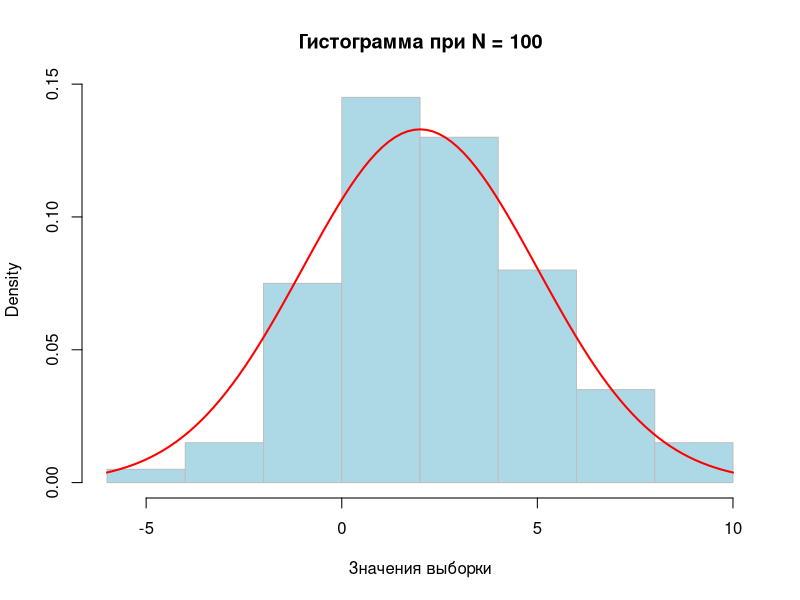
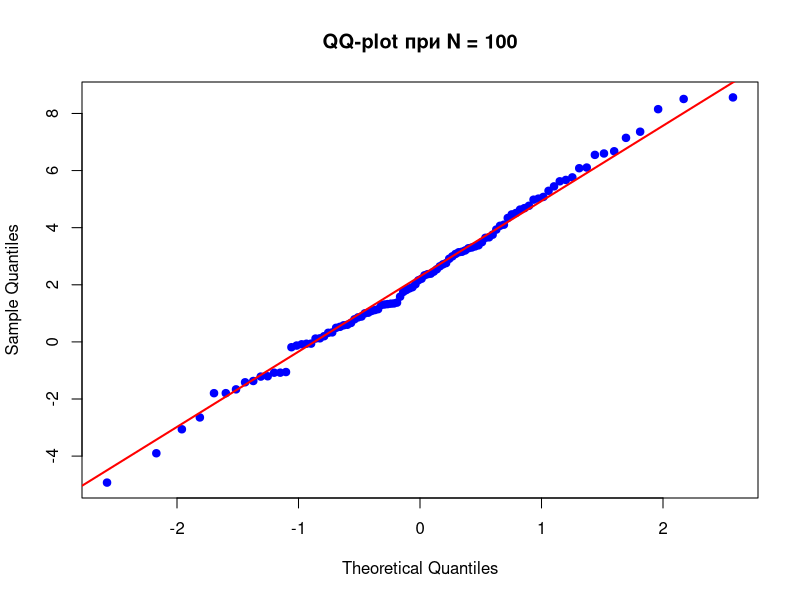
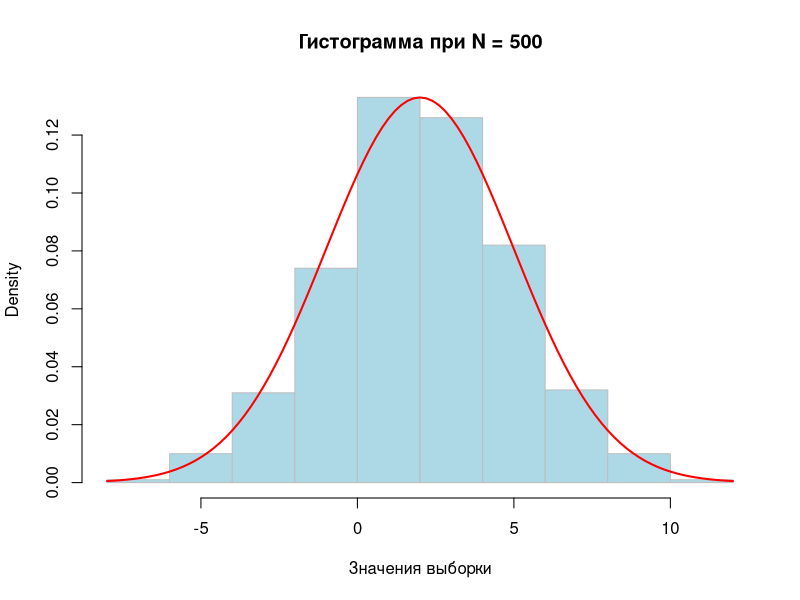
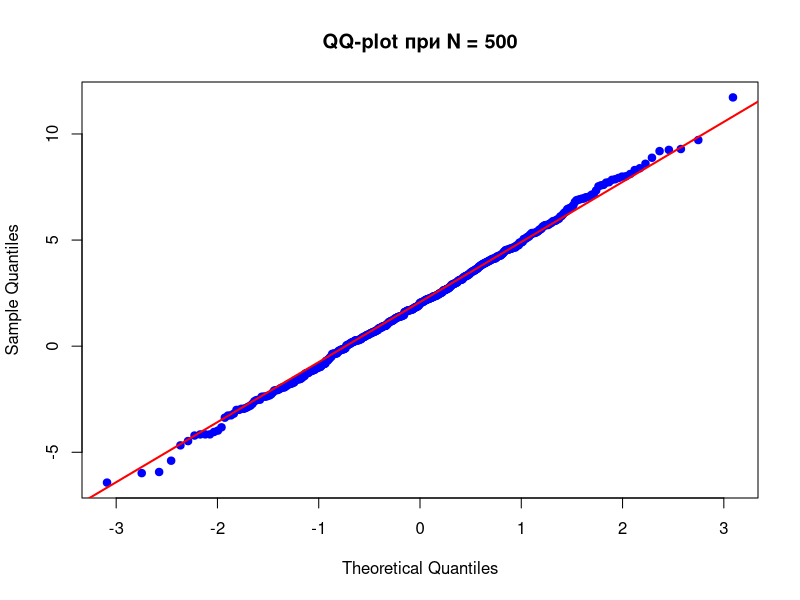
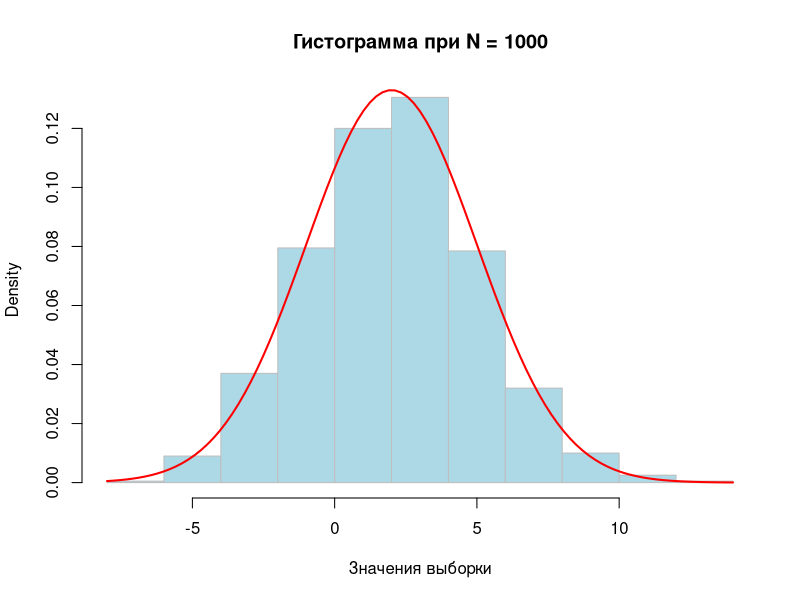
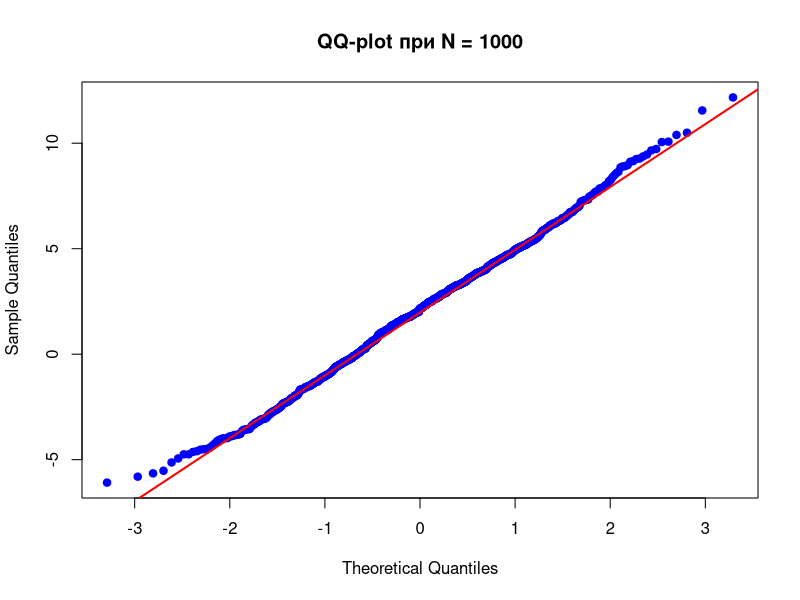
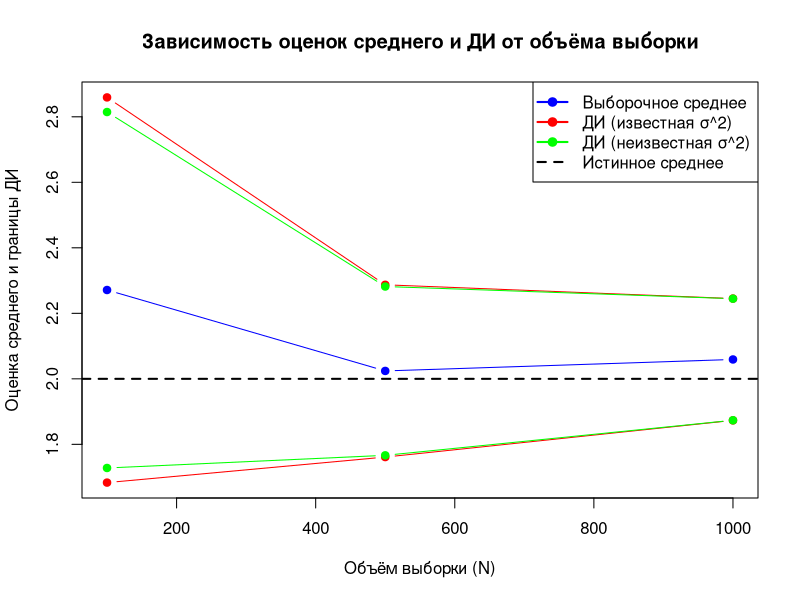

Here is the R script that generated these plots, in order:
# 1. Задание параметров и генерация выборок

set.seed(123)
N_vals <- c(100, 500, 1000)
true_mean <- 2
true_sd   <- 3         # Истинное среднеквадратичное отклонение (sigma)
alpha     <- 0.05      # Уровень значимости

# Критическое значение z для доверительных интервалов при известной дисперсии
z_alpha <- qnorm(1 - alpha/2) 

results <- data.frame(
  N              = integer(),
  sample_mean    = double(),
  left_knownVar  = double(),
  right_knownVar = double(),
  left_unknownVar= double(),
  right_unknownVar=double()
)

# Генерация, построение гистограмм/ qqplot
#      и оценка выборочных характеристик

for (n in N_vals) {
  x <- rnorm(n, mean = true_mean, sd = true_sd)
  
  hist(x,
       main = paste("Гистограмма при N =", n),
       xlab = "Значения выборки",
       freq = FALSE,
       col  = "lightblue",
       border = "gray")
  # Добавим поверх теоретическую плотность
  curve(dnorm(x, mean = true_mean, sd = true_sd),
        col = "red", lwd = 2, add = TRUE)
  
  # qqplot
  qqnorm(x,
         main = paste("QQ-plot при N =", n),
         pch  = 19,
         col  = "blue")
  qqline(x, col = "red", lwd = 2)
  
  # Выборочные оценки
  sample_mean <- mean(x)
  sample_var  <- var(x)
  sample_sd   <- sd(x)
  
  # 4. Доверительный интервал для среднего при известной дисперсии
  
  left_known  <- sample_mean - z_alpha * true_sd / sqrt(n)
  right_known <- sample_mean + z_alpha * true_sd / sqrt(n)
  
  # 5. Доверительный интервал для среднего при неизвестной дисперсии
  t_alpha <- qt(1 - alpha/2, df = n - 1)  # критическое t
  left_unknown  <- sample_mean - t_alpha * sample_sd / sqrt(n)
  right_unknown <- sample_mean + t_alpha * sample_sd / sqrt(n)
  
  # Запишем все результаты в таблицу
  results <- rbind(results,
                   data.frame(N               = n,
                              sample_mean     = sample_mean,
                              left_knownVar   = left_known,
                              right_knownVar  = right_known,
                              left_unknownVar = left_unknown,
                              right_unknownVar= right_unknown))
}

# 6. График зависимости точечных оценок и границ ДИ от объёма выборки

plot(results$N, 
     results$sample_mean,
     type = "b",
     pch  = 19,
     col  = "blue",
     ylim = range(c(results$left_knownVar, results$right_knownVar,
                    results$left_unknownVar, results$right_unknownVar,
                    results$sample_mean, true_mean)),
     xlab = "Объём выборки (N)",
     ylab = "Оценка среднего и границы ДИ",
     main = "Зависимость оценок среднего и ДИ от объёма выборки")

# ДИ при известной дисперсии
lines(results$N, results$left_knownVar,  type = "b", pch = 19, col = "red")
lines(results$N, results$right_knownVar, type = "b", pch = 19, col = "red")

# ДИ при неизвестной дисперсии
lines(results$N, results$left_unknownVar,  type = "b", pch = 19, col = "green")
lines(results$N, results$right_unknownVar, type = "b", pch = 19, col = "green")

# Истинное мат. ожидание
abline(h = true_mean, col = "black", lty = 2, lwd = 2)

legend("topright",
       legend = c("Выборочное среднее",
                  "ДИ (известная σ^2)",
                  "ДИ (неизвестная σ^2)",
                  "Истинное среднее"),
       col    = c("blue", "red", "green", "black"),
       lty    = c(1, 1, 1, 2),
       pch    = c(19, 19, 19, NA),
       lwd    = 2)
